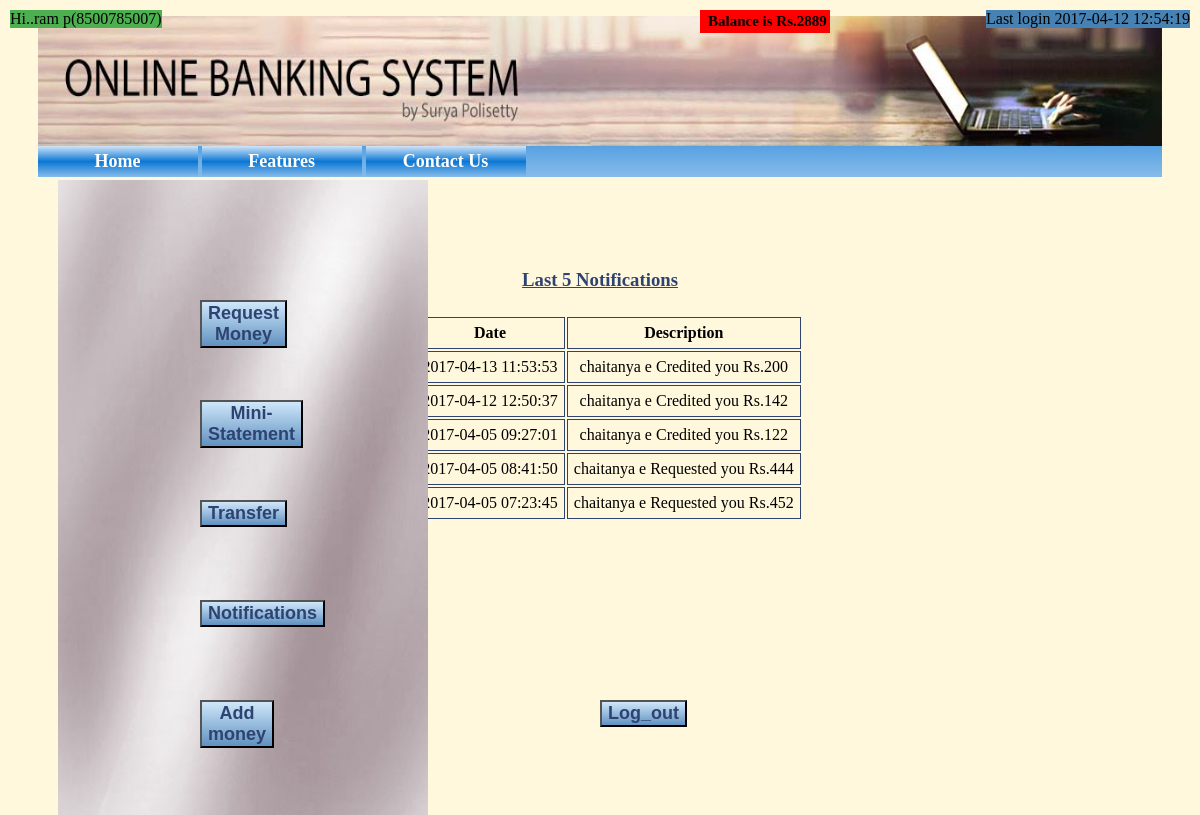
The app's page /profile.php (signed in) with its own data.
### tables this page shows
CREATE TABLE `persons` (
  `firstname` varchar(255) DEFAULT NULL,
  `lastname` varchar(255) DEFAULT NULL,
  `mobileno` bigint(10) NOT NULL,
  `password` varchar(100) DEFAULT NULL,
  `Balance` int(11) NOT NULL,
  `lastlogin` datetime NOT NULL,
  `notificationtime` datetime NOT NULL
);

### profile.php (the view, shortened to what this page needs)
<?php
include 'connection.php';
?>
<!DOCTYPE html>
<html>
<head>
    <link rel="stylesheet" href="newcss.css">
</head>
<?php include 'header.php' ?>
<div class="leftcolor">
        <IMG STYLE="position:absolute; TOP:80px; LEFT:20px; WIDTH:370px; HEIGHT:635px" SRC="image.jpg" alt="Bing">
    </div>
<?php
$user = $_SESSION["id"];
$sql = "select * from persons where mobileno='$user'";
$result =  mysqli_query($conn, $sql);
$rws =  mysqli_fetch_assoc($result);
echo "<div class=\"name\">" . "Hi.." . $rws["firstname"] . " " . $rws["lastname"] . "(".$rws["mobileno"].")" ."</div>";
echo "<div class=\"balance\">" . "Balance is Rs." . $rws["Balance"] . "</div>";
echo "<div class=\"lastlog\">" . "Last login" . "\n" . $rws["lastlogin"] . "</div>";
?>
<?php include 'connection.php';
    $user = $_SESSION["id"];
    $sql = "SELECT * FROM transactions where Receiver=$user UNION SELECT * FROM request where Receiver=$user order by time DESC LIMIT 5";
    $result =   mysqli_query($conn, $sql)  or die(mysql_error()); ?>
    <br><br><br>
    <h3 style="text-align:center;color:#2E4372;"><u>Last 5 Notifications</u></h3>
    <table align="center">
        <th>Date</th>
        <th>Description</th>
        <?php
        while ($rws =  mysqli_fetch_assoc($result)) {
            echo "<tr>";
            echo "<td>" . $rws["time"] . "</td>";
            $other = $rws["Sender"];
            $sql1 = "SELECT * FROM persons where mobileno=$other";
            $result1 =   mysqli_query($conn, $sql1)  or die(mysql_error());
            $rws1 =  mysqli_fetch_assoc($result1);
            if ($rws["notificationtype"] == "t") {
                echo "<td>" . $rws1["firstname"] . " " . $rws1["lastname"] . "  Credited you" . " Rs." . $rws["amount"] . "</td>";
            } else {
                echo "<td>" . $rws1["firstname"] . " " . $rws1["lastname"] . " Requested you" . " Rs." . $rws["amount"] . "</td>";
            }
            echo "</tr>";
        } ?>
    </table>
    <div class="profiletransferb">
        <form action="Transfer.php" method="POST">
            <button type="submit" class="profiletransferb">Transfer</button>
        </form>
    </div>
    <div class="profilenotificationsb">
        <form action="notifications.php" method="POST">
            <button type="submit" class="profilenotificationsb">Notifications</button>
        </form>
    </div>
    <div class="profilerequestb">
        <form action="requestmoney.php" method="POST">
            <button type="submit" class="profilerequestb">Request Money</button>
        </form>
    </div>
    <div class="profileminib">
        <form action="ministatement.php" method="POST">
            <button type="submit" class="profileminib">Mini-Statement</button>
        </form>
    </div>
    <div class="profilelogoutb">
        <form action="logout.php" method="POST">
            <button type="submit" class="profilelogoutb">Log_out</button>
        </form>
    </div>
    <div class="addmoney">
        <form action="addmoney.php" method="POST">
            <button type="submit" class="addmoney">Add money</button>
        </form>
    </div>
</div>
</body>
</html>

### newcss.css (style rules this page uses)
body { background-color:#F9F6F4; background-color:#F5FAFA; font-family:verdana; }
.balance { padding:3px; padding-left:8px; font-size:15px; font-family:verdana; }
.profilerequestb { position:absolute; top:150px; left:100px; background: linear-gradient(to bottom, rgba(207,231,250,1) 0%,rgba(99,147,193,1) 98%,rgba(99,147,193,1) 100%); font-size:18px; color:#2E4372; border:1; font-weight: bold; cursor:pointer; }
.profileminib { position:absolute; top:200px; left:100px; background: linear-gradient(to bottom, rgba(207,231,250,1) 0%,rgba(99,147,193,1) 98%,rgba(99,147,193,1) 100%); font-size:18px; color:#2E4372; border:1; font-weight: bold; cursor:pointer; }
.profilelogoutb { position:absolute; top:350px; left:300px; background: linear-gradient(to bottom, rgba(207,231,250,1) 0%,rgba(99,147,193,1) 98%,rgba(99,147,193,1) 100%); font-size:18px; color:#2E4372; border:1; font-weight: bold; cursor:pointer; }
.profilenotificationsb { position:absolute; top:300px; left:100px; background: linear-gradient(to bottom, rgba(207,231,250,1) 0%,rgba(99,147,193,1) 98%,rgba(99,147,193,1) 100%); font-size:18px; color:#2E4372; border:1; font-weight: bold; cursor:pointer; }
.addmoney { position:absolute; top:350px; left:100px; background: linear-gradient(to bottom, rgba(207,231,250,1) 0%,rgba(99,147,193,1) 98%,rgba(99,147,193,1) 100%); font-size:18px; color:#2E4372; border:1; font-weight: bold; cursor:pointer; }
.leftcolor { position:absolute; top:100px; }
.profiletransferb { position:absolute; top:250px; left:100px; background: linear-gradient(to bottom, rgba(207,231,250,1) 0%,rgba(99,147,193,1) 98%,rgba(99,147,193,1) 100%); font-size:18px; color:#2E4372; border:1; font-weight: bold; cursor:pointer; }
.left_panel p,h3 { padding:6px; }
.right_panel p,h3 { padding:6px; }

### profile.php (style rules this page uses)
.content_customer table, th, td { padding: 6px; border: 1px solid #2E4372; border-collapse: collapse; text-align: center; }
.name { position: absolute; top: 10px; left: 10px; background-color: #4CAF50; border: 1; }
.balance { position: absolute; top: 10px; background: #F00; left: 700px; border: 1; font-weight: bold; }
.lastlog { position: absolute; top: 10px; background: steelblue; right: 10px; border: 1; }

### records on screen
persons: firstname "ram", lastname "p", mobileno "8500785007", Balance "2889", lastlogin "2017-04-12 12:54:19"
persons: firstname "chaitanya", lastname "e"

### other values on screen
$rws["time"] "2017-04-13 11:53:53"
$rws["amount"] "200"
$rws["time"] "2017-04-12 12:50:37"
$rws["amount"] "142"
$rws["time"] "2017-04-05 09:27:01"
$rws["amount"] "122"
$rws["time"] "2017-04-05 08:41:50"
$rws["amount"] "444"
$rws["time"] "2017-04-05 07:23:45"
$rws["amount"] "452"
